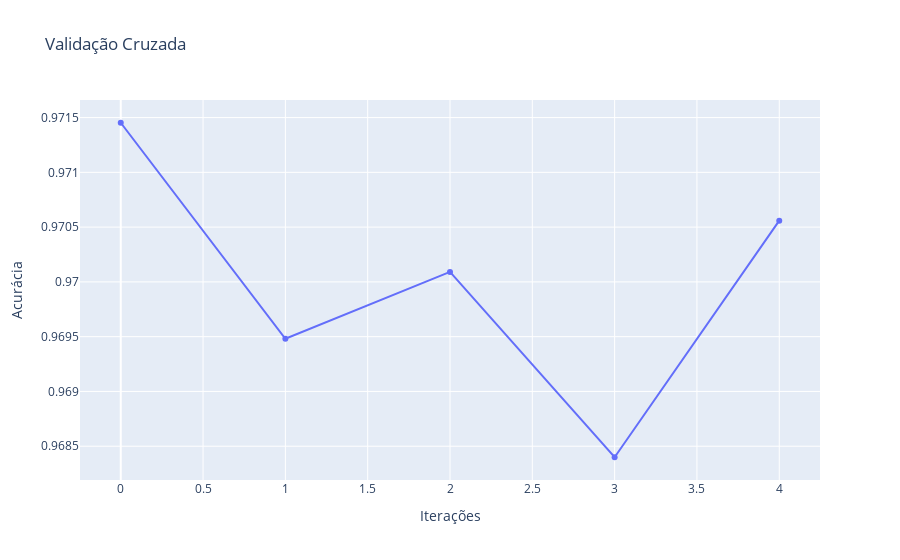

Source (notebook cell):
### Code cell
fig = go.Figure(data=go.Scatter(x=np.asarray(range(len(acuracias_crossVal))), y=np.asarray(acuracias_crossVal)))

# Edit the layout
fig.update_layout(title='Validação Cruzada',
                   xaxis_title='Iterações',
                   yaxis_title='Acurácia')

fig.show()

### Figure 1 — Plotly figure (JSON) as saved in the notebook; plotly's stock layout.template omitted (floating-point values rounded to 4 significant figures)
{"data": [{"type": "scatter", "x": [0, 1, 2, 3, 4], "y": [0.9715, 0.9695, 0.9701, 0.9684, 0.9706]}], "layout": {"title": {"text": "Validação Cruzada"}, "xaxis": {"title": {"text": "Iterações"}}, "yaxis": {"title": {"text": "Acurácia"}}}}
